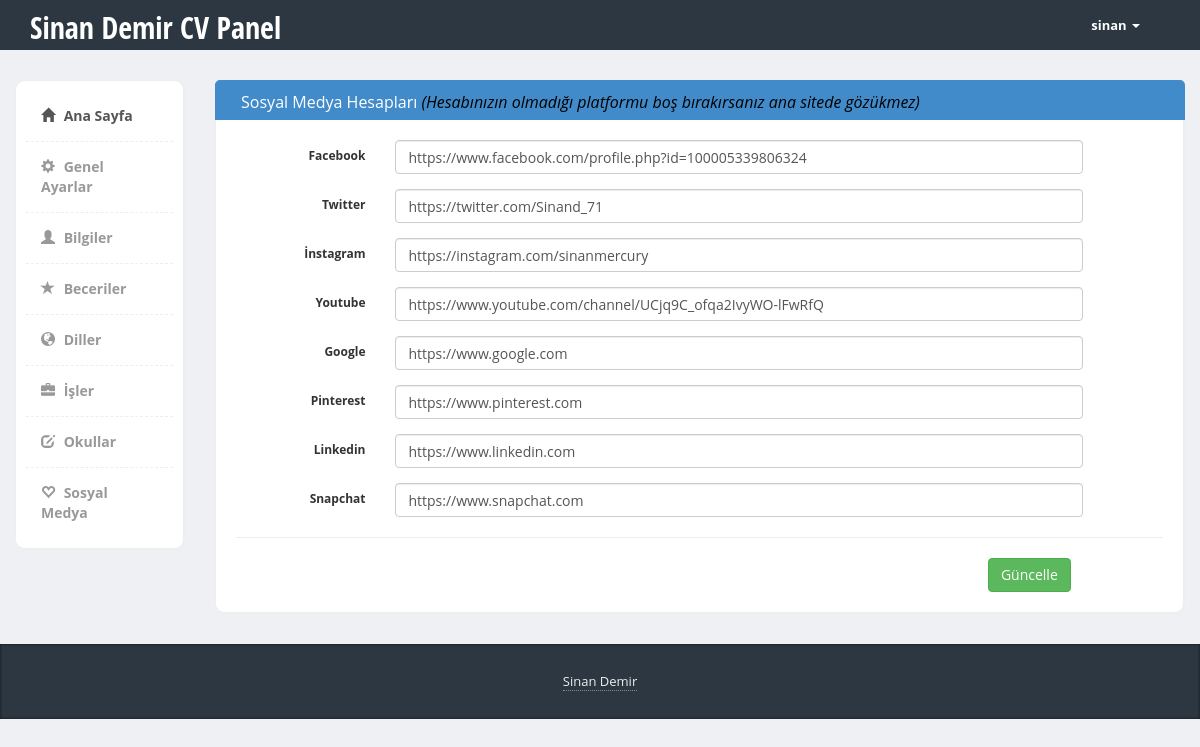
Screenshot of /admin/sosyal.php (signed in) with the database file from the repository.
### tables this page shows
CREATE TABLE `ayarlar` (
  `site_id` int(11) NOT NULL,
  `site_title` varchar(255) NOT NULL,
  `site_url` varchar(255) NOT NULL,
  `site_keyw` varchar(255) NOT NULL,
  `site_desc` varchar(255) NOT NULL,
  `site_footer` varchar(255) NOT NULL,
  `site_renk` varchar(255) NOT NULL
);

CREATE TABLE `sosyalmedya` (
  `sm_id` int(11) NOT NULL,
  `sm_facebook` varchar(255) NOT NULL,
  `sm_twitter` varchar(255) NOT NULL,
  `sm_instagram` varchar(255) NOT NULL,
  `sm_youtube` varchar(255) NOT NULL,
  `sm_google` varchar(255) NOT NULL,
  `sm_pinterest` varchar(255) NOT NULL,
  `sm_linkedin` varchar(255) NOT NULL,
  `sm_snapchat` varchar(255) NOT NULL
);

### config.php (called while the page is built, shortened)
<?php
try {
    $db = new PDO("mysql:host=localhost;dbname=cv;charset=utf8", "root","");
}catch (PDOException $a)
{
    echo 'Veritabanı bağlantısı kurulamadı'.$a->getMessage();
}
$ayarlar = $db->prepare("SELECT * FROM ayarlar");
$ayarlar->execute();
$ayarcek = $ayarlar->fetch(PDO::FETCH_OBJ);

### admin/sosyal.php (the view, shortened to what this page needs)
<?php include "header.php"; ?>
    <div class="page-content">
        <div class="row">
            <?php include "sidebar.php"; ?>
            <div class="col-md-10">
                <div class="row">
                    <div class="col-md-12 panel-primary">
                        <div class="content-box-header panel-heading">
                            <div class="panel-title ">Sosyal Medya Hesapları <i style="color:black">(Hesabınızın
                                    olmadığı platformu boş bırakırsanız ana sitede gözükmez)</i></div>
                        </div>
                        <div class="content-box-large box-with-header">
                            <?php
                            $sm = $db->prepare("SELECT * FROM sosyalmedya");
                            $sm->execute();
                            $smcek = $sm->fetch(PDO::FETCH_OBJ);
                            ?>
                            <div class="tab-pane active" id="tab1">
                                <form class="form-horizontal" action="islem.php" method="post" role="form">
                                    <div class="form-group">
                                        <label for="inputEmail3" class="col-sm-2 control-label">Facebook</label>
                                        <div class="col-sm-9">
                                            <input type="text" name="sm_facebook" class="form-control"
                                                   value="<?php echo $smcek->sm_facebook; ?>">
                                        </div>
                                    </div>
                                    <div class="form-group">
                                        <label for="inputPassword3" class="col-sm-2 control-label">Twitter</label>
                                        <div class="col-sm-9">
                                            <input type="text" name="sm_twitter" class="form-control"
                                                   value="<?php echo $smcek->sm_twitter; ?>">
                                        </div>
                                    </div>
                                    <div class="form-group">
                                        <label for="inputEmail3" class="col-sm-2 control-label">İnstagram</label>
                                        <div class="col-sm-9">
                                            <input type="text" name="sm_instagram" class="form-control"
                                                   value="<?php echo $smcek->sm_instagram; ?>">
                                        </div>
                                    </div>
                                    <div class="form-group">
                                        <label for="inputPassword3" class="col-sm-2 control-label">Youtube</label>
                                        <div class="col-sm-9">
                                            <input type="text" name="sm_youtube" class="form-control"
                                                   value="<?php echo $smcek->sm_youtube; ?>">
                                        </div>
                                    </div>
                                    <div class="form-group">
                                        <label for="inputEmail3" class="col-sm-2 control-label">Google</label>
                                        <div class="col-sm-9">
                                            <input type="text" name="sm_google" class="form-control"
                                                   value="<?php echo $smcek->sm_google; ?>">
                                        </div>
                                    </div>
                                    <div class="form-group">
                                        <label for="inputEmail3" class="col-sm-2 control-label">Pinterest</label>
                                        <div class="col-sm-9">
                                            <input type="text" name="sm_pinterest" class="form-control"
                                                   value="<?php echo $smcek->sm_pinterest; ?>">
                                        </div>
                                    </div>
                                    <div class="form-group">
                                        <label for="inputEmail3" class="col-sm-2 control-label">Linkedin</label>
                                        <div class="col-sm-9">
                                            <input type="text" name="sm_linkedin" class="form-control"
                                                   value="<?php echo $smcek->sm_linkedin; ?>">
                                        </div>
                                    </div>
                                    <div class="form-group">
                                        <label for="inputEmail3" class="col-sm-2 control-label">Snapchat</label>
                                        <div class="col-sm-9">
                                            <input type="text" name="sm_snapchat" class="form-control"
                                                   value="<?php echo $smcek->sm_snapchat; ?>">
                                        </div>
                                    </div>
                                    <hr>
                                    <div class="col-md-11">
                                        <button name="sosyal-medya" class="btn btn-success pull-right">Güncelle</button>
                                    </div>
                            </div>
                            <br/><br/>
                        </div>
                    </div>
                </div>
            </div>
        </div>
    </div>
<?php include "footer.php"; ?>

### admin/header.php (shortened to what this page needs)
<?php include '../config.php';
?>
<!DOCTYPE html>
<html>
<head>
    <link href="bootstrap/css/bootstrap.min.css" rel="stylesheet">
    <link href="css/styles.css" rel="stylesheet">
</head>
<body>
<div class="header">
    <div class="container">
        <div class="row">
            <div class="col-md-5">
                <div class="logo">
                    <h1 class="pull-left" ><a href="index.php"><?php echo $ayarcek->site_title; ?> Panel</a></h1>
                </div>
            </div>
            <div class="col-md-2 pull-right">
                <div class="navbar navbar-inverse" role="banner">
                    <nav class="collapse navbar-collapse bs-navbar-collapse navbar-right" role="navigation">
                        <ul class="nav navbar-nav">
                            <li class="dropdown">
                                <a href="#" class="dropdown-toggle" data-toggle="dropdown"><?php echo $_SESSION['admin_kadi']; ?> <b class="caret"></b></a>
                            </li>
                        </ul>
                    </nav>
                </div>
            </div>
        </div>
    </div>
</div>

### admin/sidebar.php
<div class="col-md-2">
    <div class="sidebar content-box" style="display: block;">
        <ul class="nav">
            <li class="current"><a href="index.php"><i class="glyphicon glyphicon-home"></i> Ana Sayfa</a></li>
            <li><a href="genel-ayarlar.php"><i class="glyphicon glyphicon-cog"></i> Genel Ayarlar</a></li>
            <li><a href="bilgilerim.php"><i class="glyphicon glyphicon-user"></i> Bilgiler</a></li>
            <li><a href="beceriler.php"><i class="glyphicon glyphicon-star"></i> Beceriler</a></li>
            <li><a href="diller.php"><i class="glyphicon glyphicon-globe"></i> Diller</a></li>
            <li><a href="isler.php"><i class="glyphicon glyphicon-briefcase"></i> İşler</a></li>
            <li><a href="okullar.php"><i class="glyphicon glyphicon-edit"></i> Okullar</a></li>
            <li><a href="sosyal.php"><i class="glyphicon glyphicon-heart-empty"></i> Sosyal Medya</a></li>
        </ul>
    </div>
</div>

### admin/footer.php (shortened to what this page needs)
<footer>
    <div class="container">
        <div class="copy text-center">
             <a href='https://github.com/sinandmr'>Sinan Demir</a>
        </div>
    </div>
</footer>
</body>
</html>

### admin/css/styles.css (style rules this page uses)
body { font-family: 'Open Sans', sans-serif; background-color: #f7f7f7; position: relative; margin: 0px; font-size: 12px; padding: 0px; }
.page-content > .row { margin-left: 0px !important; margin-right: 0px !important; margin-top: 30px; }
footer { background-color:#2c3742; box-shadow:inset 0px 0px 3px #111; color:#fff; font-size:14px; line-height:25px; padding:10px 0px 10px 0px; bottom: 0px; }
footer a { color:#eee; text-decoration:none; border-bottom:1px dotted #888; }
footer .copy { font-size:13px; margin:15px 0px; }
.header { height:50px; background-color: #2c3742; }
.header .logo h1 { font-size:30px; margin:0px; padding:10px 0px; }
.header .logo h1 a { color:#fff; font-family: 'Open Sans Condensed', sans-serif; }
.header .navbar * { box-shadow:none !important; }
.header .navbar { background:none !important; border:0px !important; }
.header .navbar .nav > li > a { color:#fff !important; font-size:13px !important; border-bottom:0px !important; margin-top:0px !important; font-weight:bold; }
.header .navbar-collapse { border:0px !important; }
.header .navbar-nav .caret { border-top-color:#fff !important; border-bottom-color:#fff !important; }
.content-box, .content-box-large { margin-bottom:30px; background:#fff; border-radius:10px; padding:10px; border-left:1px solid #eee; border-top:1px solid #eee; border-right:2px solid #eee; border-bottom:2px solid #eee; }
.content-box-large { padding: 20px; }
.box-with-header { border-top: none; border-top-left-radius:0px; border-top-right-radius:0px; }
.content-box-header { min-height: 40px; font-size: 16px; background:#f5f5f5; border-top-left-radius:5px; border-top-right-radius:5px; padding:10px; border-left:1px solid #eee; border-top:1px solid #eee; border-right:2px solid #eee; }
.content-box-header:after { clear:both; }
.sidebar ul.nav, .sidebar ul.nav ul { list-style: none; padding: 0px; margin: 0px; }
.sidebar .nav > li { margin: 0; border-bottom:1px dashed #eee; }
.sidebar .nav > li:last-child { border-bottom:0px; }
.sidebar .nav > li > a { font-size: 14px; line-height: 20px; padding: 15px 15px; color: #999; display: block; font-weight:bold; background:none; text-decoration: none; border-top:0px; font-weight:bold; }
.sidebar .nav > li > a > i { margin-right:5px; }
.sidebar .nav li a:hover, .sidebar .nav li.current > a { background: #fff; color: #555; border-bottom:0px; }
body { background-color: #eff0f3; }
.panel-heading>.panel-title, .content-box-header .panel-title { float: left; padding: 10px 15px; padding-top: 0px; }
.panel-heading>.panel-title>*, .content-box-header .panel-title>* { margin: 0; }

### rows the page displays
ayarlar: site_title "Sinan Demir CV"
sosyalmedya: sm_facebook "https://www.facebook.com/profile.php?id=100005339806324", sm_twitter "https://twitter.com/Sinand_71", sm_instagram "https://instagram.com/sinanmercury", sm_youtube "https://www.youtube.com/channel/UCjq9C_ofqa2IvyWO-lFwRfQ", sm_google "https://www.google.com", sm_pinterest "https://www.pinterest.com", sm_linkedin "https://www.linkedin.com", sm_snapchat "https://www.snapchat.com"

### other values shown
$_SESSION['admin_kadi'] "sinan"
